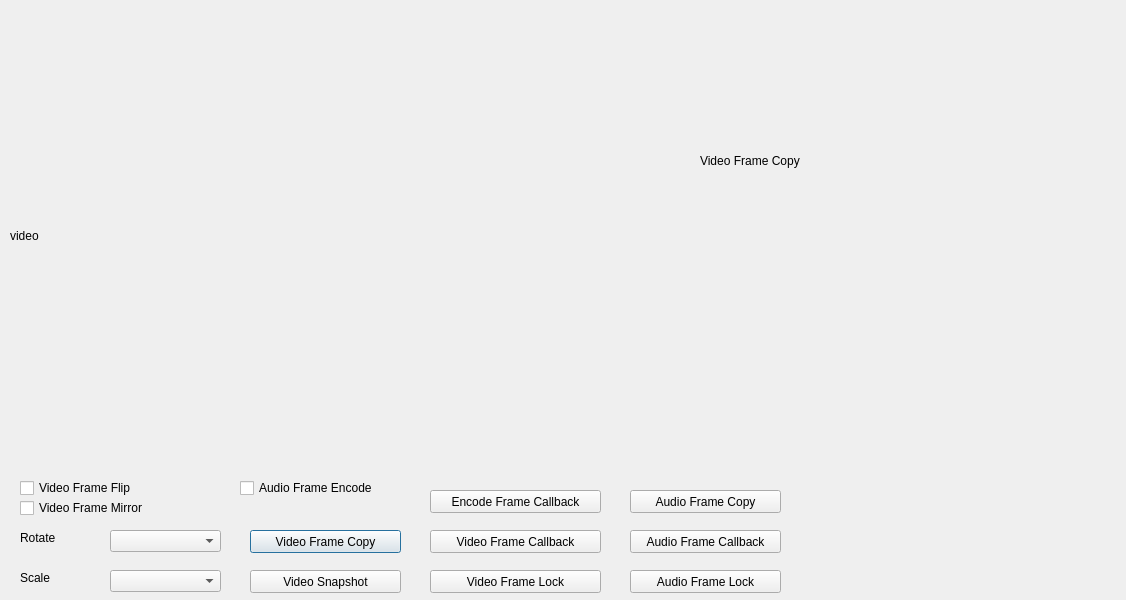
<?xml version="1.0" encoding="UTF-8"?>
<ui version="4.0">
 <class>Dialog</class>
 <widget class="QDialog" name="Dialog">
  <property name="geometry">
   <rect>
    <x>0</x>
    <y>0</y>
    <width>1126</width>
    <height>600</height>
   </rect>
  </property>
  <property name="windowTitle">
   <string>Dialog</string>
  </property>
  <widget class="QLabel" name="video">
   <property name="geometry">
    <rect>
     <x>10</x>
     <y>10</y>
     <width>671</width>
     <height>451</height>
    </rect>
   </property>
   <property name="text">
    <string>video</string>
   </property>
  </widget>
  <widget class="QCheckBox" name="flip">
   <property name="geometry">
    <rect>
     <x>20</x>
     <y>480</y>
     <width>161</width>
     <height>16</height>
    </rect>
   </property>
   <property name="text">
    <string>Video Frame Flip</string>
   </property>
  </widget>
  <widget class="QCheckBox" name="mirror">
   <property name="geometry">
    <rect>
     <x>20</x>
     <y>500</y>
     <width>161</width>
     <height>16</height>
    </rect>
   </property>
   <property name="text">
    <string>Video Frame Mirror</string>
   </property>
  </widget>
  <widget class="QCheckBox" name="aenc">
   <property name="geometry">
    <rect>
     <x>240</x>
     <y>480</y>
     <width>181</width>
     <height>16</height>
    </rect>
   </property>
   <property name="text">
    <string>Audio Frame Encode</string>
   </property>
  </widget>
  <widget class="QLabel" name="label">
   <property name="geometry">
    <rect>
     <x>20</x>
     <y>530</y>
     <width>81</width>
     <height>16</height>
    </rect>
   </property>
   <property name="text">
    <string>Rotate</string>
   </property>
  </widget>
  <widget class="QLabel" name="label_2">
   <property name="geometry">
    <rect>
     <x>20</x>
     <y>570</y>
     <width>81</width>
     <height>16</height>
    </rect>
   </property>
   <property name="text">
    <string>Scale</string>
   </property>
  </widget>
  <widget class="QComboBox" name="rotate">
   <property name="geometry">
    <rect>
     <x>110</x>
     <y>530</y>
     <width>111</width>
     <height>22</height>
    </rect>
   </property>
  </widget>
  <widget class="QComboBox" name="scale">
   <property name="geometry">
    <rect>
     <x>110</x>
     <y>570</y>
     <width>111</width>
     <height>22</height>
    </rect>
   </property>
  </widget>
  <widget class="QPushButton" name="vcopy">
   <property name="geometry">
    <rect>
     <x>250</x>
     <y>530</y>
     <width>151</width>
     <height>23</height>
    </rect>
   </property>
   <property name="text">
    <string>Video Frame Copy</string>
   </property>
  </widget>
  <widget class="QPushButton" name="snapshot">
   <property name="geometry">
    <rect>
     <x>250</x>
     <y>570</y>
     <width>151</width>
     <height>23</height>
    </rect>
   </property>
   <property name="text">
    <string>Video Snapshot</string>
   </property>
  </widget>
  <widget class="QPushButton" name="encode">
   <property name="geometry">
    <rect>
     <x>430</x>
     <y>490</y>
     <width>171</width>
     <height>23</height>
    </rect>
   </property>
   <property name="text">
    <string>Encode Frame Callback</string>
   </property>
  </widget>
  <widget class="QPushButton" name="vcallback">
   <property name="geometry">
    <rect>
     <x>430</x>
     <y>530</y>
     <width>171</width>
     <height>23</height>
    </rect>
   </property>
   <property name="text">
    <string>Video Frame Callback</string>
   </property>
  </widget>
  <widget class="QPushButton" name="vlock">
   <property name="geometry">
    <rect>
     <x>430</x>
     <y>570</y>
     <width>171</width>
     <height>23</height>
    </rect>
   </property>
   <property name="text">
    <string>Video Frame Lock</string>
   </property>
  </widget>
  <widget class="QPushButton" name="acopy">
   <property name="geometry">
    <rect>
     <x>630</x>
     <y>490</y>
     <width>151</width>
     <height>23</height>
    </rect>
   </property>
   <property name="text">
    <string>Audio Frame Copy</string>
   </property>
  </widget>
  <widget class="QPushButton" name="acallback">
   <property name="geometry">
    <rect>
     <x>630</x>
     <y>530</y>
     <width>151</width>
     <height>23</height>
    </rect>
   </property>
   <property name="text">
    <string>Audio Frame Callback</string>
   </property>
  </widget>
  <widget class="QPushButton" name="alock">
   <property name="geometry">
    <rect>
     <x>630</x>
     <y>570</y>
     <width>151</width>
     <height>23</height>
    </rect>
   </property>
   <property name="text">
    <string>Audio Frame Lock</string>
   </property>
  </widget>
  <widget class="QLabel" name="video2">
   <property name="geometry">
    <rect>
     <x>700</x>
     <y>10</y>
     <width>411</width>
     <height>301</height>
    </rect>
   </property>
   <property name="text">
    <string>Video Frame Copy</string>
   </property>
  </widget>
 </widget>
 <resources/>
 <connections/>
</ui>
